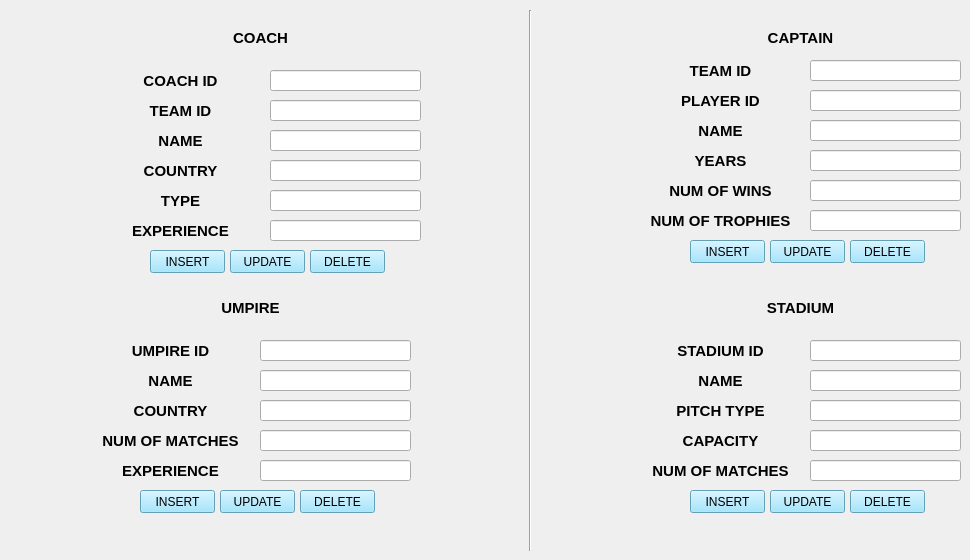
     <widget class="QWidget" name="tabdeletedata">
      <attribute name="title">
       <string>MODIFY DATA2</string>
      </attribute>
      <widget class="QLineEdit" name="lineEditadminaddcoachid">
       <property name="geometry">
        <rect>
         <x>270</x>
         <y>70</y>
         <width>151</width>
         <height>21</height>
        </rect>
       </property>
      </widget>
      <widget class="QLabel" name="label_35">
       <property name="geometry">
        <rect>
         <x>100</x>
         <y>190</y>
         <width>161</width>
         <height>21</height>
        </rect>
       </property>
       <property name="font">
        <font>
         <pointsize>11</pointsize>
         <weight>75</weight>
         <bold>true</bold>
        </font>
       </property>
       <property name="text">
        <string>TYPE</string>
       </property>
       <property name="alignment">
        <set>Qt::AlignCenter</set>
       </property>
      </widget>
      <widget class="QLabel" name="label_36">
       <property name="geometry">
        <rect>
         <x>100</x>
         <y>220</y>
         <width>161</width>
         <height>21</height>
        </rect>
       </property>
       <property name="font">
        <font>
         <pointsize>11</pointsize>
         <weight>75</weight>
         <bold>true</bold>
        </font>
       </property>
       <property name="text">
        <string>EXPERIENCE</string>
       </property>
       <property name="alignment">
        <set>Qt::AlignCenter</set>
       </property>
      </widget>
      <widget class="QLabel" name="label_37">
       <property name="geometry">
        <rect>
         <x>100</x>
         <y>130</y>
         <width>161</width>
         <height>21</height>
        </rect>
       </property>
       <property name="font">
        <font>
         <pointsize>11</pointsize>
         <weight>75</weight>
         <bold>true</bold>
        </font>
       </property>
       <property name="text">
        <string>NAME</string>
       </property>
       <property name="alignment">
        <set>Qt::AlignCenter</set>
       </property>
      </widget>
      <widget class="QLabel" name="label_38">
       <property name="geometry">
        <rect>
         <x>100</x>
         <y>100</y>
         <width>161</width>
         <height>21</height>
        </rect>
       </property>
       <property name="font">
        <font>
         <pointsize>11</pointsize>
         <weight>75</weight>
         <bold>true</bold>
        </font>
       </property>
       <property name="text">
        <string>TEAM ID</string>
       </property>
       <property name="alignment">
        <set>Qt::AlignCenter</set>
       </property>
      </widget>
      <widget class="QLineEdit" name="lineEditadminaddcoachexperience">
       <property name="geometry">
        <rect>
         <x>270</x>
         <y>220</y>
         <width>151</width>
         <height>21</height>
        </rect>
       </property>
      </widget>
      <widget class="QLineEdit" name="lineEditadminaddcoachteamid">
       <property name="geometry">
        <rect>
         <x>270</x>
         <y>100</y>
         <width>151</width>
         <height>21</height>
        </rect>
       </property>
      </widget>
      <widget class="QLabel" name="label_40">
       <property name="geometry">
        <rect>
         <x>100</x>
         <y>70</y>
         <width>161</width>
         <height>21</height>
        </rect>
       </property>
       <property name="font">
        <font>
         <pointsize>11</pointsize>
         <weight>75</weight>
         <bold>true</bold>
        </font>
       </property>
       <property name="text">
        <string>COACH ID</string>
       </property>
       <property name="alignment">
        <set>Qt::AlignCenter</set>
       </property>
      </widget>
      <widget class="QLineEdit" name="lineEditadminaddcoachname">
       <property name="geometry">
        <rect>
         <x>270</x>
         <y>130</y>
         <width>151</width>
         <height>21</height>
        </rect>
       </property>
      </widget>
      <widget class="QLineEdit" name="lineEditadminaddcoachtype">
       <property name="geometry">
        <rect>
         <x>270</x>
         <y>190</y>
         <width>151</width>
         <height>21</height>
        </rect>
       </property>
      </widget>
      <widget class="QPushButton" name="pushButtonaddcoach">
       <property name="geometry">
        <rect>
         <x>150</x>
         <y>250</y>
         <width>75</width>
         <height>23</height>
        </rect>
       </property>
       <property name="styleSheet">
        <string notr="true">background-color: rgb(139, 224, 255);</string>
       </property>
       <property name="text">
        <string>INSERT</string>
       </property>
      </widget>
      <widget class="QLineEdit" name="lineEditadminaddcoachcountry">
       <property name="geometry">
        <rect>
         <x>270</x>
         <y>160</y>
         <width>151</width>
         <height>21</height>
        </rect>
       </property>
      </widget>
      <widget class="QLabel" name="label_45">
       <property name="geometry">
        <rect>
         <x>100</x>
         <y>30</y>
         <width>321</width>
         <height>16</height>
        </rect>
       </property>
       <property name="font">
        <font>
         <pointsize>11</pointsize>
         <weight>75</weight>
         <bold>true</bold>
        </font>
       </property>
       <property name="text">
        <string>COACH</string>
       </property>
       <property name="alignment">
        <set>Qt::AlignCenter</set>
       </property>
      </widget>
      <widget class="QLabel" name="label_46">
       <property name="geometry">
        <rect>
         <x>100</x>
         <y>160</y>
         <width>161</width>
         <height>21</height>
        </rect>
       </property>
       <property name="font">
        <font>
         <pointsize>11</pointsize>
         <weight>75</weight>
         <bold>true</bold>
        </font>
       </property>
       <property name="text">
        <string>COUNTRY</string>
       </property>
       <property name="alignment">
        <set>Qt::AlignCenter</set>
       </property>
      </widget>
      <widget class="QPushButton" name="pushButtondeletecoach">
       <property name="geometry">
        <rect>
         <x>310</x>
         <y>250</y>
         <width>75</width>
         <height>23</height>
        </rect>
       </property>
       <property name="styleSheet">
        <string notr="true">background-color: rgb(139, 224, 255);</string>
       </property>
       <property name="text">
        <string>DELETE</string>
       </property>
      </widget>
      <widget class="QPushButton" name="pushButtonupdatecoach">
       <property name="geometry">
        <rect>
         <x>230</x>
         <y>250</y>
         <width>75</width>
         <height>23</height>
        </rect>
       </property>
       <property name="styleSheet">
        <string notr="true">background-color: rgb(139, 224, 255);</string>
       </property>
       <property name="text">
        <string>UPDATE</string>
       </property>
      </widget>
      <widget class="QLineEdit" name="lineEditadminaddstadiumid">
       <property name="geometry">
        <rect>
         <x>810</x>
         <y>340</y>
         <width>151</width>
         <height>21</height>
        </rect>
       </property>
      </widget>
      <widget class="QLabel" name="label_39">
       <property name="geometry">
        <rect>
         <x>640</x>
         <y>400</y>
         <width>161</width>
         <height>21</height>
        </rect>
       </property>
       <property name="font">
        <font>
         <pointsize>11</pointsize>
         <weight>75</weight>
         <bold>true</bold>
        </font>
       </property>
       <property name="text">
        <string>PITCH TYPE</string>
       </property>
       <property name="alignment">
        <set>Qt::AlignCenter</set>
       </property>
      </widget>
      <widget class="QLabel" name="label_47">
       <property name="geometry">
        <rect>
         <x>640</x>
         <y>430</y>
         <width>161</width>
         <height>21</height>
        </rect>
       </property>
       <property name="font">
        <font>
         <pointsize>11</pointsize>
         <weight>75</weight>
         <bold>true</bold>
        </font>
       </property>
       <property name="text">
        <string>CAPACITY</string>
       </property>
       <property name="alignment">
        <set>Qt::AlignCenter</set>
       </property>
      </widget>
      <widget class="QLineEdit" name="lineEditadminaddstadiumpitch">
       <property name="geometry">
        <rect>
         <x>810</x>
         <y>400</y>
         <width>151</width>
         <height>21</height>
        </rect>
       </property>
      </widget>
      <widget class="QLabel" name="label_41">
       <property name="geometry">
        <rect>
         <x>640</x>
         <y>460</y>
         <width>161</width>
         <height>21</height>
        </rect>
       </property>
       <property name="font">
        <font>
         <pointsize>11</pointsize>
         <weight>75</weight>
         <bold>true</bold>
        </font>
       </property>
       <property name="text">
        <string>NUM OF MATCHES</string>
       </property>
       <property name="alignment">
        <set>Qt::AlignCenter</set>
       </property>
      </widget>
      <widget class="QLabel" name="label_48">
       <property name="geometry">
        <rect>
         <x>640</x>
         <y>300</y>
         <width>321</width>
         <height>16</height>
        </rect>
       </property>
       <property name="font">
        <font>
         <pointsize>11</pointsize>
         <weight>75</weight>
         <bold>true</bold>
        </font>
       </property>
       <property name="text">
        <string>STADIUM</string>
       </property>
       <property name="alignment">
        <set>Qt::AlignCenter</set>
       </property>
      </widget>
      <widget class="QLabel" name="label_42">
       <property name="geometry">
        <rect>
         <x>640</x>
         <y>370</y>
         <width>161</width>
         <height>21</height>
        </rect>
       </property>
       <property name="font">
        <font>
         <pointsize>11</pointsize>
         <weight>75</weight>
         <bold>true</bold>
        </font>
       </property>
       <property name="text">
        <string>NAME</string>
       </property>
       <property name="alignment">
        <set>Qt::AlignCenter</set>
       </property>
      </widget>
      <widget class="QPushButton" name="pushButtonaddstadium">
       <property name="geometry">
        <rect>
         <x>690</x>
         <y>490</y>
         <width>75</width>
         <height>23</height>
        </rect>
       </property>
       <property name="styleSheet">
        <string notr="true">background-color: rgb(139, 224, 255);</string>
       </property>
       <property name="text">
        <string>INSERT</string>
       </property>
      </widget>
      <widget class="QLineEdit" name="lineEditadminaddstadiumcapacity">
       <property name="geometry">
        <rect>
         <x>810</x>
         <y>430</y>
         <width>151</width>
         <height>21</height>
        </rect>
       </property>
      </widget>
      <widget class="QLineEdit" name="lineEditadminaddstadiumname">
       <property name="geometry">
        <rect>
         <x>810</x>
         <y>370</y>
         <width>151</width>
         <height>21</height>
        </rect>
       </property>
      </widget>
      <widget class="QPushButton" name="pushButtonupdatestadium">
       <property name="geometry">
        <rect>
         <x>770</x>
         <y>490</y>
         <width>75</width>
         <height>23</height>
        </rect>
       </property>
       <property name="styleSheet">
        <string notr="true">background-color: rgb(139, 224, 255);</string>
       </property>
       <property name="text">
        <string>UPDATE</string>
       </property>
      </widget>
      <widget class="QLabel" name="label_44">
       <property name="geometry">
        <rect>
         <x>640</x>
         <y>340</y>
         <width>161</width>
         <height>21</height>
        </rect>
       </property>
       <property name="font">
        <font>
         <pointsize>11</pointsize>
         <weight>75</weight>
         <bold>true</bold>
        </font>
       </property>
       <property name="text">
        <string>STADIUM ID</string>
       </property>
       <property name="alignment">
        <set>Qt::AlignCenter</set>
       </property>
      </widget>
      <widget class="QLineEdit" name="lineEditadminaddstadiummatches">
       <property name="geometry">
        <rect>
         <x>810</x>
         <y>460</y>
         <width>151</width>
         <height>21</height>
        </rect>
       </property>
      </widget>
      <widget class="QPushButton" name="pushButtondeletestadium">
       <property name="geometry">
        <rect>
         <x>850</x>
         <y>490</y>
         <width>75</width>
         <height>23</height>
        </rect>
       </property>
       <property name="styleSheet">
        <string notr="true">background-color: rgb(139, 224, 255);</string>
       </property>
       <property name="text">
        <string>DELETE</string>
       </property>
      </widget>
      <widget class="QLineEdit" name="lineEditadminaddumpirename">
       <property name="geometry">
        <rect>
         <x>260</x>
         <y>370</y>
         <width>151</width>
         <height>21</height>
        </rect>
       </property>
      </widget>
      <widget class="QLabel" name="label_49">
       <property name="geometry">
        <rect>
         <x>90</x>
         <y>340</y>
         <width>161</width>
         <height>21</height>
        </rect>
       </property>
       <property name="font">
        <font>
         <pointsize>11</pointsize>
         <weight>75</weight>
         <bold>true</bold>
        </font>
       </property>
       <property name="text">
        <string>UMPIRE ID</string>
       </property>
       <property name="alignment">
        <set>Qt::AlignCenter</set>
       </property>
      </widget>
      <widget class="QPushButton" name="pushButtonupdateumpire">
       <property name="geometry">
        <rect>
         <x>220</x>
         <y>490</y>
         <width>75</width>
         <height>23</height>
        </rect>
       </property>
       <property name="styleSheet">
        <string notr="true">background-color: rgb(139, 224, 255);</string>
       </property>
       <property name="text">
        <string>UPDATE</string>
       </property>
      </widget>
      <widget class="QLineEdit" name="lineEditadminaddumpirematches">
       <property name="geometry">
        <rect>
         <x>260</x>
         <y>430</y>
         <width>151</width>
         <height>21</height>
        </rect>
       </property>
      </widget>
      <widget class="QPushButton" name="pushButtonaddumpire">
       <property name="geometry">
        <rect>
         <x>140</x>
         <y>490</y>
         <width>75</width>
         <height>23</height>
        </rect>
       </property>
       <property name="styleSheet">
        <string notr="true">background-color: rgb(139, 224, 255);</string>
       </property>
       <property name="text">
        <string>INSERT</string>
       </property>
      </widget>
      <widget class="QLabel" name="label_43">
       <property name="geometry">
        <rect>
         <x>90</x>
         <y>400</y>
         <width>161</width>
         <height>21</height>
        </rect>
       </property>
       <property name="font">
        <font>
         <pointsize>11</pointsize>
         <weight>75</weight>
         <bold>true</bold>
        </font>
       </property>
       <property name="text">
        <string>COUNTRY</string>
       </property>
       <property name="alignment">
        <set>Qt::AlignCenter</set>
       </property>
      </widget>
      <widget class="QLineEdit" name="lineEditadminaddumpirecountry">
       <property name="geometry">
        <rect>
         <x>260</x>
         <y>400</y>
         <width>151</width>
         <height>21</height>
        </rect>
       </property>
      </widget>
      <widget class="QLineEdit" name="lineEditadminaddumpireexperience">
       <property name="geometry">
        <rect>
         <x>260</x>
         <y>460</y>
         <width>151</width>
         <height>21</height>
        </rect>
       </property>
      </widget>
      <widget class="QPushButton" name="pushButtonadddelete">
       <property name="geometry">
        <rect>
         <x>300</x>
         <y>490</y>
         <width>75</width>
         <height>23</height>
        </rect>
       </property>
       <property name="styleSheet">
        <string notr="true">background-color: rgb(139, 224, 255);</string>
       </property>
       <property name="text">
        <string>DELETE</string>
       </property>
      </widget>
      <widget class="QLineEdit" name="lineEditadminaddumpireid">
       <property name="geometry">
        <rect>
         <x>260</x>
         <y>340</y>
         <width>151</width>
         <height>21</height>
        </rect>
       </property>
      </widget>
      <widget class="QLabel" name="label_50">
       <property name="geometry">
        <rect>
         <x>90</x>
         <y>430</y>
         <width>161</width>
         <height>21</height>
        </rect>
       </property>
       <property name="font">
        <font>
         <pointsize>11</pointsize>
         <weight>75</weight>
         <bold>true</bold>
        </font>
       </property>
       <property name="text">
        <string>NUM OF MATCHES</string>
       </property>
       <property name="alignment">
        <set>Qt::AlignCenter</set>
       </property>
      </widget>
      <widget class="QLabel" name="label_51">
       <property name="geometry">
        <rect>
         <x>90</x>
         <y>370</y>
         <width>161</width>
         <height>21</height>
        </rect>
       </property>
       <property name="font">
        <font>
         <pointsize>11</pointsize>
         <weight>75</weight>
         <bold>true</bold>
        </font>
       </property>
       <property name="text">
        <string>NAME</string>
       </property>
       <property name="alignment">
        <set>Qt::AlignCenter</set>
       </property>
      </widget>
      <widget class="QLabel" name="label_52">
       <property name="geometry">
        <rect>
         <x>90</x>
         <y>300</y>
         <width>321</width>
         <height>16</height>
        </rect>
       </property>
       <property name="font">
        <font>
         <pointsize>11</pointsize>
         <weight>75</weight>
         <bold>true</bold>
        </font>
       </property>
       <property name="text">
        <string>UMPIRE</string>
       </property>
       <property name="alignment">
        <set>Qt::AlignCenter</set>
       </property>
      </widget>
      <widget class="QLabel" name="label_53">
       <property name="geometry">
        <rect>
         <x>90</x>
         <y>460</y>
         <width>161</width>
         <height>21</height>
        </rect>
       </property>
       <property name="font">
        <font>
         <pointsize>11</pointsize>
         <weight>75</weight>
         <bold>true</bold>
        </font>
       </property>
       <property name="text">
        <string>EXPERIENCE</string>
       </property>
       <property name="alignment">
        <set>Qt::AlignCenter</set>
       </property>
      </widget>
      <widget class="Line" name="line_2">
       <property name="geometry">
        <rect>
         <x>520</x>
         <y>10</y>
         <width>21</width>
         <height>541</height>
        </rect>
       </property>
       <property name="orientation">
        <enum>Qt::Vertical</enum>
       </property>
      </widget>
      <widget class="QLineEdit" name="lineEditadminaddcaptainplayerid">
       <property name="geometry">
        <rect>
         <x>810</x>
         <y>90</y>
         <width>151</width>
         <height>21</height>
        </rect>
       </property>
      </widget>
      <widget class="QLabel" name="label_54">
       <property name="geometry">
        <rect>
         <x>640</x>
         <y>60</y>
         <width>161</width>
         <height>21</height>
        </rect>
       </property>
       <property name="font">
        <font>
         <pointsize>11</pointsize>
         <weight>75</weight>
         <bold>true</bold>
        </font>
       </property>
       <property name="text">
        <string>TEAM ID</string>
       </property>
       <property name="alignment">
        <set>Qt::AlignCenter</set>
       </property>
      </widget>
      <widget class="QPushButton" name="pushButtondeletecaptain">
       <property name="geometry">
        <rect>
         <x>770</x>
         <y>240</y>
         <width>75</width>
         <height>23</height>
        </rect>
       </property>
       <property name="styleSheet">
        <string notr="true">background-color: rgb(139, 224, 255);</string>
       </property>
       <property name="text">
        <string>UPDATE</string>
       </property>
      </widget>
      <widget class="QLineEdit" name="lineEditadminaddcaptainwins">
       <property name="geometry">
        <rect>
         <x>810</x>
         <y>180</y>
         <width>151</width>
         <height>21</height>
        </rect>
       </property>
      </widget>
      <widget class="QPushButton" name="pushButtonaddcaptain">
       <property name="geometry">
        <rect>
         <x>690</x>
         <y>240</y>
         <width>75</width>
         <height>23</height>
        </rect>
       </property>
       <property name="styleSheet">
        <string notr="true">background-color: rgb(139, 224, 255);</string>
       </property>
       <property name="text">
        <string>INSERT</string>
       </property>
      </widget>
      <widget class="QPushButton" name="pushButtondeletecaptain_2">
       <property name="geometry">
        <rect>
         <x>850</x>
         <y>240</y>
         <width>75</width>
         <height>23</height>
        </rect>
       </property>
       <property name="styleSheet">
        <string notr="true">background-color: rgb(139, 224, 255);</string>
       </property>
       <property name="text">
        <string>DELETE</string>
       </property>
      </widget>
      <widget class="QLineEdit" name="lineEditadminaddcaptaintrophies">
       <property name="geometry">
        <rect>
         <x>810</x>
         <y>210</y>
         <width>151</width>
         <height>21</height>
        </rect>
       </property>
      </widget>
      <widget class="QLineEdit" name="lineEditadminaddcaptainyears">
       <property name="geometry">
        <rect>
         <x>810</x>
         <y>150</y>
         <width>151</width>
         <height>21</height>
        </rect>
       </property>
      </widget>
      <widget class="QLabel" name="label_55">
       <property name="geometry">
        <rect>
         <x>640</x>
         <y>150</y>
         <width>161</width>
         <height>21</height>
        </rect>
       </property>
       <property name="font">
        <font>
         <pointsize>11</pointsize>
         <weight>75</weight>
         <bold>true</bold>
        </font>
       </property>
       <property name="text">
        <string>YEARS</string>
       </property>
       <property name="alignment">
        <set>Qt::AlignCenter</set>
       </property>
      </widget>
      <widget class="QLabel" name="label_56">
       <property name="geometry">
        <rect>
         <x>640</x>
         <y>90</y>
         <width>161</width>
         <height>21</height>
        </rect>
       </property>
       <property name="font">
        <font>
         <pointsize>11</pointsize>
         <weight>75</weight>
         <bold>true</bold>
        </font>
       </property>
       <property name="text">
        <string>PLAYER ID</string>
       </property>
       <property name="alignment">
        <set>Qt::AlignCenter</set>
       </property>
      </widget>
      <widget class="QLabel" name="label_57">
       <property name="geometry">
        <rect>
         <x>640</x>
         <y>180</y>
         <width>161</width>
         <height>21</height>
        </rect>
       </property>
       <property name="font">
        <font>
         <pointsize>11</pointsize>
         <weight>75</weight>
         <bold>true</bold>
        </font>
       </property>
       <property name="text">
        <string>NUM OF WINS</string>
       </property>
       <property name="alignment">
        <set>Qt::AlignCenter</set>
       </property>
      </widget>
      <widget class="QLineEdit" name="lineEditadminaddcaptainid">
       <property name="geometry">
        <rect>
         <x>810</x>
         <y>60</y>
         <width>151</width>
         <height>21</height>
        </rect>
       </property>
      </widget>
      <widget class="QLabel" name="label_58">
       <property name="geometry">
        <rect>
         <x>640</x>
         <y>30</y>
         <width>321</width>
         <height>16</height>
        </rect>
       </property>
       <property name="font">
        <font>
         <pointsize>11</pointsize>
         <weight>75</weight>
         <bold>true</bold>
        </font>
       </property>
       <property name="text">
        <string>CAPTAIN</string>
       </property>
       <property name="alignment">
        <set>Qt::AlignCenter</set>
       </property>
      </widget>
      <widget class="QLabel" name="label_59">
       <property name="geometry">
        <rect>
         <x>640</x>
         <y>210</y>
         <width>161</width>
         <height>21</height>
        </rect>
       </property>
       <property name="font">
        <font>
         <pointsize>11</pointsize>
         <weight>75</weight>
         <bold>true</bold>
        </font>
       </property>
       <property name="text">
        <string>NUM OF TROPHIES</string>
       </property>
       <property name="alignment">
        <set>Qt::AlignCenter</set>
       </property>
      </widget>
      <widget class="QLineEdit" name="lineEditadminaddcaptainname">
       <property name="geometry">
        <rect>
         <x>810</x>
         <y>120</y>
         <width>151</width>
         <height>21</height>
        </rect>
       </property>
      </widget>
      <widget class="QLabel" name="label_60">
       <property name="geometry">
        <rect>
         <x>640</x>
         <y>120</y>
         <width>161</width>
         <height>21</height>
        </rect>
       </property>
       <property name="font">
        <font>
         <pointsize>11</pointsize>
         <weight>75</weight>
         <bold>true</bold>
        </font>
       </property>
       <property name="text">
        <string>NAME</string>
       </property>
       <property name="alignment">
        <set>Qt::AlignCenter</set>
       </property>
      </widget>
     </widget>
